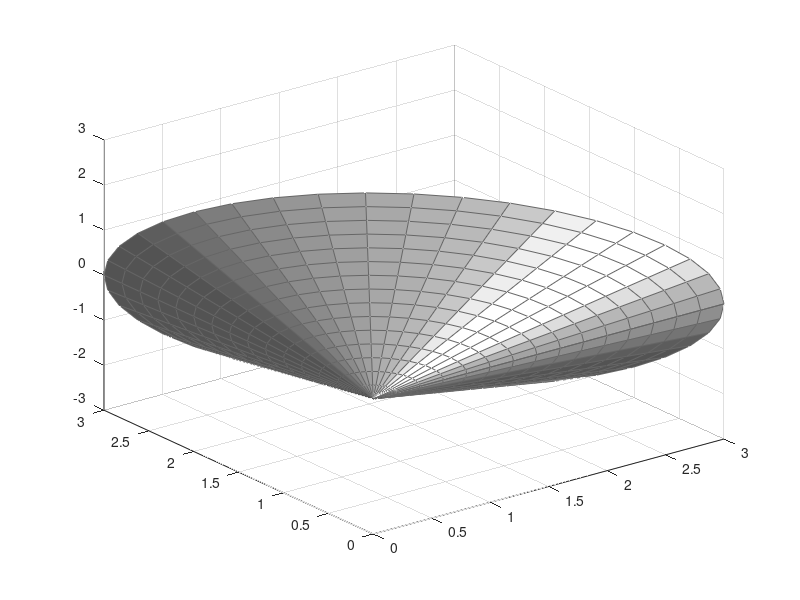

The MATLAB script that drew this image: (Note: this script raises an error after producing the figure.)
function [h1,h2] = conepd2a(BW,range,colorequal,rangeequal)
% Draw cone structure of 2 x 2 p.d. matrix

if nargin == 0;
    BW = 1;
    range = 1.5;
    colorequal = 'green';
    rangeequal = range;
end
if nargin == 1;
    range = 1.5;
    colorequal = 'green';
    rangeequal = range;
end
if nargin == 2; 
    colorequal = 'green';
    rangeequal = range;
end
if nargin == 3;  
    rangeequal = range;
end

% Create cone
[t,z] = meshgrid((0:0.05:2)*pi, (0:0.1:range));
a = z.*(1 + cos(t));
b = z.*(1 - cos(t));
c = z*sqrt(2).*sin(t);

% figure 
% set(gcf, 'Position', [0 0 600 600]) % [0 350 800 800]
if BW,
   h1 = surf(a,b,c,'FaceColor',0.9*[1 1 1],'EdgeColor',0.4*[1 1 1]);
else
   h1 = surf(a,b,c,'FaceColor','red','EdgeColor',[0.2 0.2 0.2]);
end
camlight; lighting phong
axis equal, axis([0 2.35 0 2.35 -1.2 1.2])
alpha(0.7), view([135 35])

% Add axes, labels
% line([0 2.35],[0 0],[0 0],'Color','black','LineWidth',2)
% line([0 0],[0 2.35],[0 0],'Color','black','LineWidth',2)
% line([0 0],[0 0],[-1.2 1.2],'Color','black','LineWidth',2)

h2 = line([0 rangeequal],[0 rangeequal],[0 0],'Color',colorequal,'LineWidth',2);

%  h = text(f*f*Lxy,0,0,'a'); set(h, 'Fontsize', 18)
%  h = text(0,f*f*Lxy,0,'b'); set(h, 'Fontsize', 18)
%  h = text(0,0,f*f*Lz/2,'c'); set(h, 'Fontsize', 18)

axis equal;

title('The cone of Sym^+(2)'); 